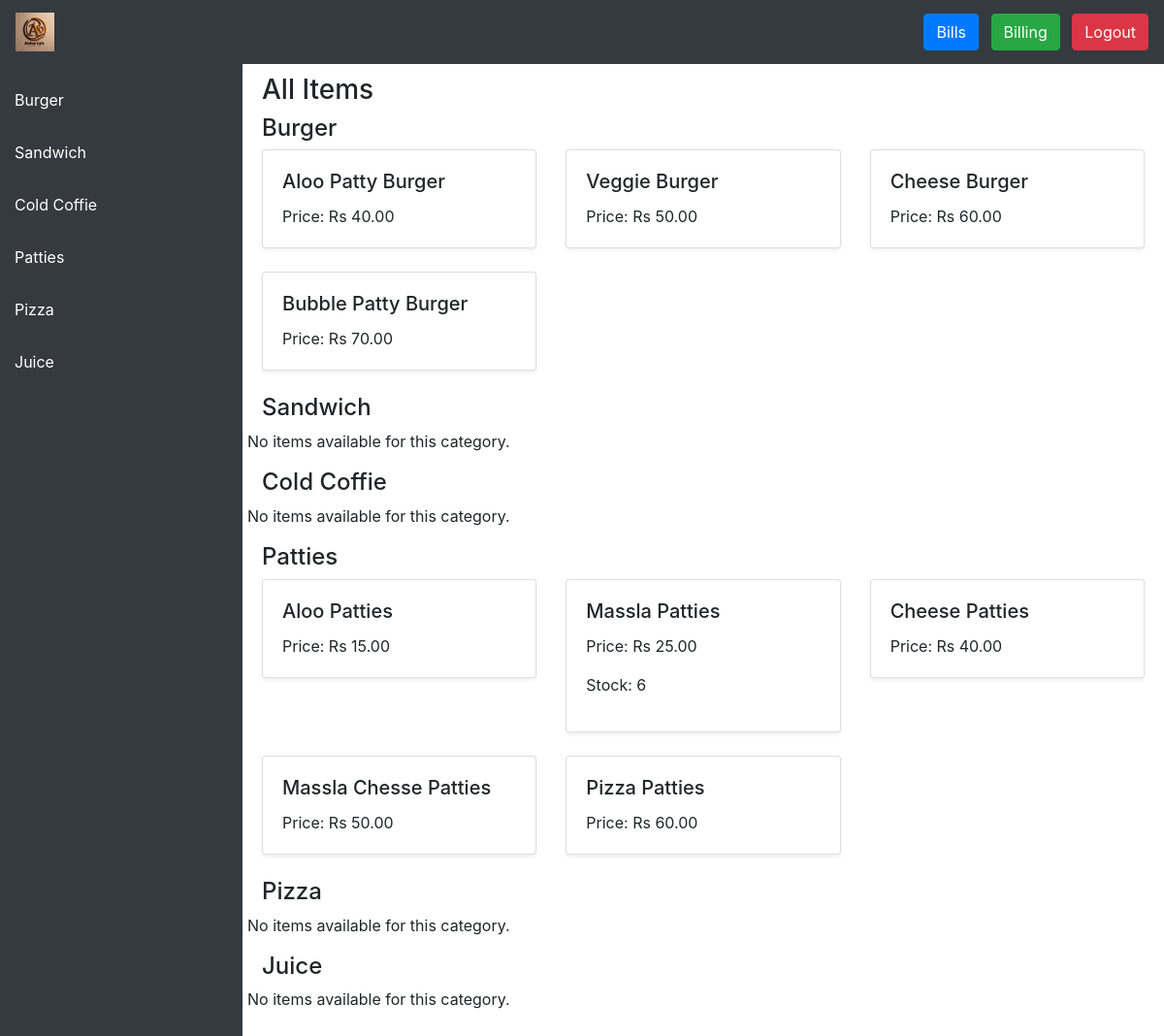
The app's page /home/ (signed in) with its own data.
### inventory/models.py (models this page shows, shortened)
class Category(models.Model):
    name = models.CharField(max_length=100, unique=True)

class Item(models.Model):
    name = models.CharField(max_length=100)
    category = models.ForeignKey(Category, on_delete=models.CASCADE, related_name='items')
    price = models.DecimalField(max_digits=10, decimal_places=2)
    inventory_managed = models.BooleanField(default=False)  # Flag to indicate if the item has inventory tracking
    stock_quantity = models.IntegerField(default=0)  # Field to maintain the stock count

### inventory/views.py (the view)
# urls.py: 2. Add a URL to urlpatterns:  path('', views.home, name='home')
@login_required
def home(request):
    categories = Category.objects.all()  # Get all categories
    category_id = request.GET.get('category')  # Get the selected category from the URL
    if category_id:
        items = Item.objects.filter(category_id=category_id).order_by('price') # Filter items by category
        selected_category = Category.objects.get(id=category_id)
        selected_category_name = selected_category.name
    else:
        items_by_category = {}  # Dictionary to hold items grouped by category
        for category in categories:
            items_by_category[category] = Item.objects.filter(category=category).order_by('price')
        selected_category_name = "All Items"
    context = {
        'categories': categories,
        'items_by_category': items_by_category if not category_id else None,
        'items': items if category_id else None,
        'selected_category_name': selected_category_name,
    }
    return render(request, 'home.html', context)

### inventory/templates/home.html (shortened to what this page needs)
{% load static %}
<!DOCTYPE html>
<html lang="en">
<head>
    <link href="https://stackpath.bootstrapcdn.com/bootstrap/4.5.2/css/bootstrap.min.css" rel="stylesheet">
</head>
<body>
    <nav class="navbar navbar-expand-lg navbar-dark">
        <a class="navbar-brand">
            <img src="{% static 'logo.jpeg' %}" alt="Cafe Logo" onclick="window.location.href='{% url 'home' %}'" height="40">
        </a>
        <div class="ml-auto">
            <button class="btn btn-primary ml-2" onclick="window.location.href='{% url 'previous_bills' %}'">Bills</button>
            <button class="btn btn-success ml-2" onclick="window.location.href='{% url 'create_bill' %}'">Billing</button>
            <button class="btn btn-danger ml-2" onclick="window.location.href='{% url 'logout' %}'">Logout</button>
        </div>
    </nav>
    <div class="sidebar">
        {% for category in categories %}
            <a href="?category={{ category.id }}">{{ category.name }}</a>
        {% endfor %}
    </div>
    <div class="main-content">
        <h3>{{ selected_category_name }}</h3>
        {% if items %}
            <div class="row">
                {% for item in items %}
                    <div class="col-md-4">
                        <div class="card mb-4 shadow-sm">
                            <div class="card-body">
                                <h5 class="card-title">{{ item.name }}</h5>
                                <p class="card-text">Price: Rs {{ item.price }}</p>
                                {% if item.inventory_managed %}
                                    <p>Stock: {{ item.stock_quantity }}</p>
                                {% endif %}
                            </div>
                        </div>
                    </div>
                {% empty %}
                    <p>No items available for this category.</p>
                {% endfor %}
            </div>
        {% else %}
            {% for category, items in items_by_category.items %}
                <h4>{{ category.name }}</h4>
                <div class="row">
                    {% for item in items %}
                        <div class="col-md-4">
                            <div class="card mb-4 shadow-sm">
                                <div class="card-body">
                                    <h5 class="card-title">{{ item.name }}</h5>
                                    <p class="card-text">Price: Rs {{ item.price }}</p>
                                    {% if item.inventory_managed %}
                                        <p>Stock: {{ item.stock_quantity }}</p>
                                    {% endif %}
                                </div>
                            </div>
                        </div>
                    {% empty %}
                        <p>No items available for this category.</p>
                    {% endfor %}
                </div>
            {% endfor %}
        {% endif %}
    </div>
</body>
</html>

### inventory/templates/home.html (style rules this page uses)
body, html { height: 100%; margin: 0; overflow: hidden; }
.navbar { background-color: #343a40; color: white; position: fixed; top: 0; width: 100%; z-index: 1000; }
.sidebar { height: 100vh; background-color: #343a40; padding-top: 20px; position: fixed; top: 56px; left: 0; width: 250px; overflow-y: auto; z-index: 900; }
.sidebar a { color: white; padding: 15px; text-decoration: none; display: block; }
.main-content { margin-left: 250px; margin-top: 56px; padding: 20px; height: calc(100vh - 56px); overflow-y: auto; background-color: #ffffff; border-radius: 8px; box-shadow: 0 0 10px rgba(0, 0, 0, 0.1); }

### records on screen
Category: name "Burger"
Category: name "Sandwich"
Category: name "Cold Coffie"
Category: name "Patties"
Category: name "Pizza"
Category: name "Juice"
Item: name "Aloo Patty Burger", price "40.00"
Item: name "Veggie Burger", price "50.00"
Item: name "Cheese Burger", price "60.00"
Item: name "Bubble Patty Burger", price "70.00"
Item: name "Aloo Patties", price "15.00"
Item: name "Massla Patties", price "25.00", stock_quantity "6"
Item: name "Cheese Patties", price "40.00"
Item: name "Massla Chesse Patties", price "50.00"
Item: name "Pizza Patties", price "60.00"

### other values on screen
{{ selected_category_name }} "All Items"
